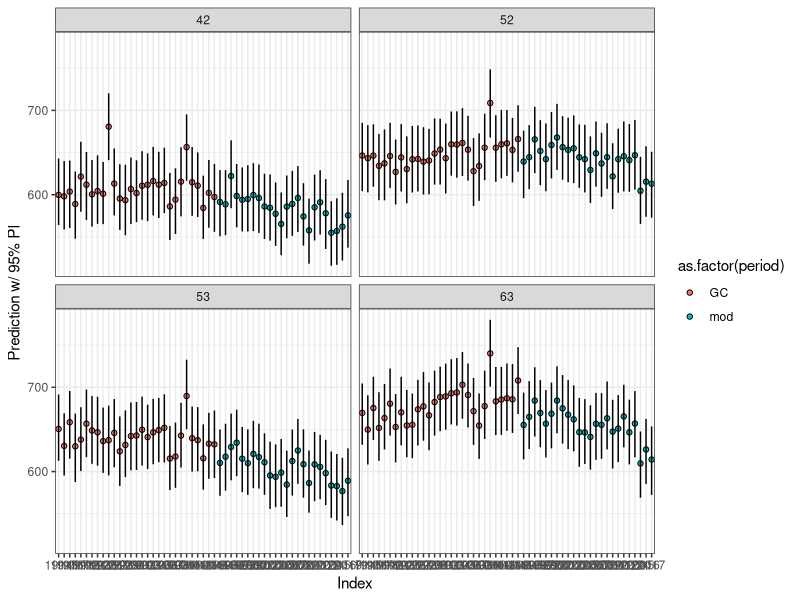
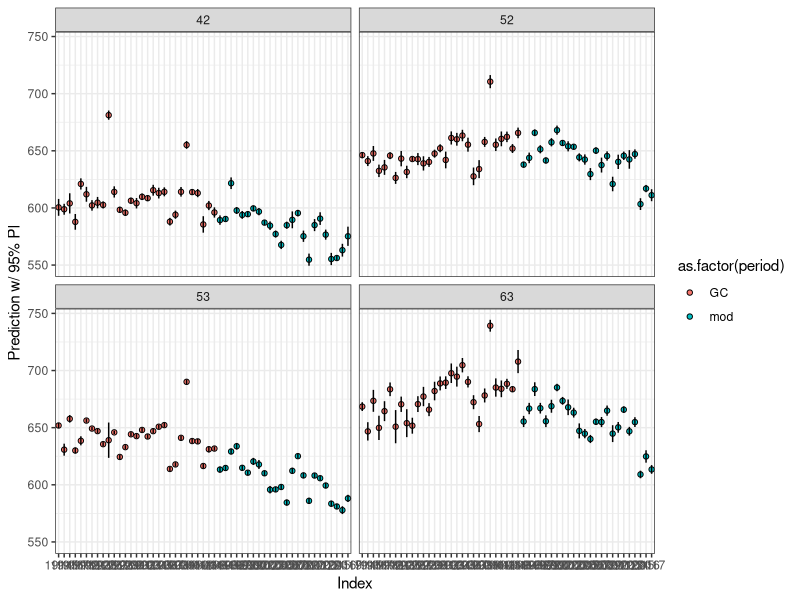

These charts were generated, in order, by the following R code: (Note: this script raises an error after producing the figures.)
# HISTORICAL SOCKEYE ANALYSIS - GILBERT & CLEMENS, BILTON, & MODERN NISGA'A DATA
# Created by J Weil DEC 6, 2019
# Adapted from previous script by C Freshwater JAN 21, 2018
# Last revised: ONGOING
# Uses cleaned data generated by NASS_Jan2018_CFedits.R
# to model variability in Sockeye size-at-age from 1914 to 2019
# -------------------------------------------------

library(tidyverse); library(dplyr); library(ggplot2)


## Remove the here::here if you're using setwd
gc <- read.csv(here::here("data", "nass_data_GC_trimmed.csv"), stringsAsFactors=F)
#bilt <- read.csv(("nass_data_BILTON.csv"), stringsAsFactors=F)
#monk <- read.csv(("nass_data_MONKLEY.csv"), stringsAsFactors=F)
mod <- read.csv(here::here("data", "nass_data_MOD_trimmed.csv"), stringsAsFactors=F)


## ---------------------- Prepping datasets for models ------------------------


## Make a single, trimmed dataset to compare only the variables we are plotting (FL, DOY, SEX, AGE, YEAR)
gc_trim <- data.frame(gc$FL_mm,gc$DAYOFYR,gc$SEX,gc$AGE,gc$YEAR)
colnames(gc_trim) <- c("FL","DOY","SEX","AGE","YEAR")
#bilt_trim <- data.frame(bilt$FL_mm,bilt$DAYOFYR,bilt$SEX,bilt$AGE,bilt$YEAR)
#colnames(bilt_trim) <- c("FL","DOY","SEX","AGE","YEAR")
#monk_trim <- data.frame(monk$FL_mm,monk$DAYOFYR,monk$SEX,monk$AGE,monk$YEAR)
#colnames(monk_trim) <- c("FL","DOY","SEX","AGE","YEAR")
mod_trim <- data.frame(mod$FL_mm,mod$DAYOFYR,mod$SEX,mod$AGE,mod$YEAR)
colnames(mod_trim) <- c("FL","DOY","SEX","AGE","YEAR")


## Bind datasets ##
#FullDataset <- rbind(gc_trim,bilt_trim,monk_trim,mod_trim)
FullDataset <- rbind(gc_trim,mod_trim) %>% 
  mutate(zDOY = as.numeric(scale(DOY)), # scale DOY
         AGE = as.factor(AGE),
         YEAR = as.factor(YEAR))
# We scale DOY because we want to account for it in the model, but we don't
# really care about making predictions associated witha  specific day of year.
# If it's scaled we can remove its effect (i.e. set it at a mean value) by 
# setting it to 0 (see pred_dat below)


## Calculate average DOY of returning fish per year ##
# CF NOTE: Using average DOY isn't necessary, we can just use individual values
# within the model
# DOY_agg <- FullDataset %>%
#   group_by(YEAR) %>%
#   summarise_at(vars(DOY), list(mean = mean), as.factor=TRUE)
# colnames(DOY_agg) <- c("YEAR","DOY_agg")

## Bind DOY_agg with full dataset ##
# full <- merge(FullDataset,DOY_agg, by="YEAR")


## ---------------------- Plotting size trends ------------------------------

### Code below may be more appropriate
## Changes in length through time
# index <- unique(model$dummy)
# pdf(("/Users/JacobWeil/Desktop/Sockeye_2019/figs/linearTrends.pdf"), height=6, width=6)
# for(i in seq_along(index)) {
#   d <- model[model$dummy == index[i], ]
#   p <- ggplot(d, aes(x = as.numeric(YEAR), y = FL, col = as.factor(AGE))) + 
#     geom_point() + 
#     geom_smooth(method = "lm") +
#     ggtitle(index[i])
#   print(p)
# }
# dev.off()


library(lme4)
library(merTools)

# This is the first model I tried. It's incorrect because it assumes that the 
# age effect is stable through time (i.e. temporal trends are the same 
# regardless of age at maturity), but look at the predictions to see for yourself
mod <- lmer(FL ~ zDOY + SEX + AGE + (1 | YEAR), data = FullDataset,
            REML = FALSE)
# This is the model I think we should use. Basically FL is a function of run timing
# sex, and age-at-maturity. Samples within a given age and year are more similar 
# to one another than not (i.e. covary). This is accounted for in the random effects 
mod1 <- lmer(FL ~ zDOY + SEX + AGE + (1 | AGE:YEAR), data = FullDataset,
             REML = FALSE)
summary(mod1)
mod1b <- lmer(FL ~ zDOY + AGE + (1 | AGE:YEAR), data = FullDataset,
             REML = FALSE)
AIC(mod1, mod1b)

mod_f <- lm(FL ~ as.numeric(zDOY) + SEX + AGE:YEAR, data = FullDataset)
summary(mod_f)


# Generate a dataframe of predictive values, i.e. each age class, average entry 
# day (0 when scaled), a reference sex, and each year we have data for. 
# expand.grid is used to generate unique combinations of each variable
pred_dat <- expand.grid(AGE = c("42", "52", "53", "63"),
                        zDOY = 0,
                        SEX = "M",
                        YEAR = unique(FullDataset$YEAR)) 
# Geenrate confidences intervals for predictions based on model
preds0 <- predictInterval(mod, newdata = pred_dat, n.sims = 999)
preds <- predictInterval(mod1, newdata = pred_dat, n.sims = 999)
preds_fix <- predict.lm(mod_f, newdata = pred_dat, se.fit = TRUE)

# Bind confidence intervals to the predictive data for plotting
dat_out <- cbind(pred_dat, preds) %>% 
  # Add a factor representing sample collection to visualize effects 
  # NOTE: period is not modeled, we're simply assigning a color in the plot to 
  # each data set
  mutate(indYear = as.numeric(as.character(YEAR)),
         period = case_when(
           indYear < 1947 ~ "GC",
           indYear > 1993 ~ "mod"
         ))
ggplot(aes(x = YEAR, y=fit, ymin=lwr, ymax=upr, fill = as.factor(period)), 
       data = dat_out) +
  geom_point(shape = 21) + 
  geom_linerange() +
  labs(x="Index", y="Prediction w/ 95% PI") + 
  theme_bw() +
  facet_wrap(~AGE)

dat_out_f <- cbind(pred_dat, preds_fix) %>% 
  mutate(indYear = as.numeric(as.character(YEAR)),
         period = case_when(
           indYear < 1947 ~ "GC",
           indYear > 1993 ~ "mod"
         ),
         lwr = fit + (qnorm(0.025) * se.fit),
         upr = fit + (qnorm(0.975) * se.fit))
ggplot(aes(x = YEAR, y=fit, ymin=lwr, ymax=upr, fill = as.factor(period)), 
       data = dat_out_f) +
  geom_point(shape = 21) + 
  geom_linerange() +
  labs(x="Index", y="Prediction w/ 95% PI") + 
  theme_bw() +
  facet_wrap(~AGE)

dat_out_f %>% 
  filter(AGE == "42", 
         fit > 650)

tt <- FullDataset %>% 
  filter(AGE == "42", YEAR == "1935", SEX == "M") %>%
  # filter(AGE == "42") %>%
  # group_by(YEAR, SEX, AGE) %>% 
  summarize(n = length(unique(FL)))


# ------------------------------------------------------------------------------
## Fit each age class independently

a42 <- FullDataset %>% 
  filter(AGE == "42")
a52 <- FullDataset %>% 
  filter(AGE == "52")
a53 <- FullDataset %>% 
  filter(AGE == "53")
a63 <- FullDataset %>% 
  filter(AGE == "63")
dat_list <- list(a42, a52, a53, a63)

pred_dat <- expand.grid(zDOY = 0,
                        SEX = "F",
                        YEAR = unique(FullDataset$YEAR)) 

mod_fits_f <- map(dat_list, function(x) {
  fit <- lmer(FL ~ zDOY + SEX + (1 | YEAR), data = x,
       REML = TRUE)
  preds <- predictInterval(fit, newdata = pred_dat, n.sims = 999)
  # fit <- lm(FL ~ zDOY + SEX + YEAR, data = x)
  
  cbind(pred_dat, preds) %>% 
    mutate(age = unique(x$AGE),
           indYear = as.numeric(as.character(YEAR)),
           period = case_when(
             indYear < 1947 ~ "GC",
             indYear > 1993 ~ "mod"
           ))
}) %>% 
  bind_rows

ggplot(aes(x = YEAR, y=fit, ymin=lwr, ymax=upr, fill = as.factor(period)), 
       data = mod_fits) +
  geom_point(shape = 21) + 
  geom_linerange() +
  labs(x="Index", y="Prediction w/ 95% PI") + 
  theme_bw() +
  facet_wrap(~age)

ggplot(aes(x = YEAR, y=FL), data = FullDataset) +
  geom_boxplot() + 
  labs(x="Index", y="Observed") + 
  theme_bw() +
  facet_wrap(~AGE)
